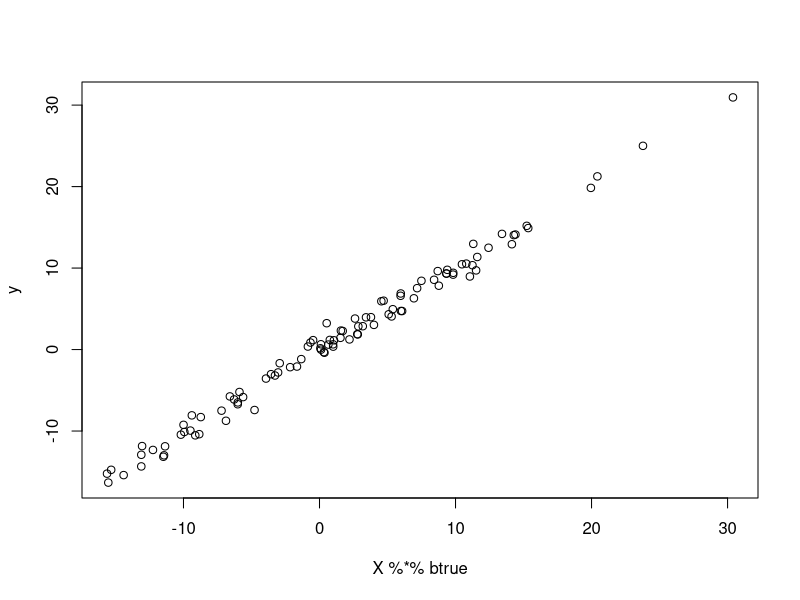
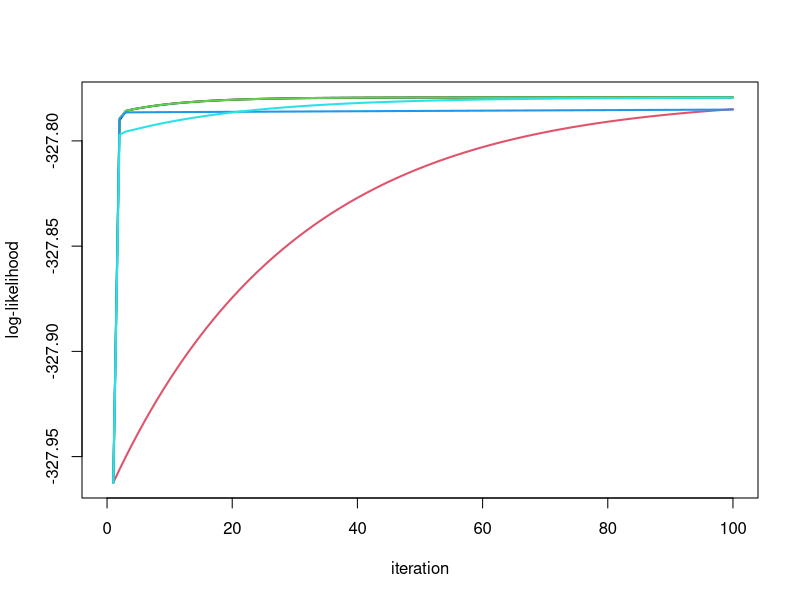
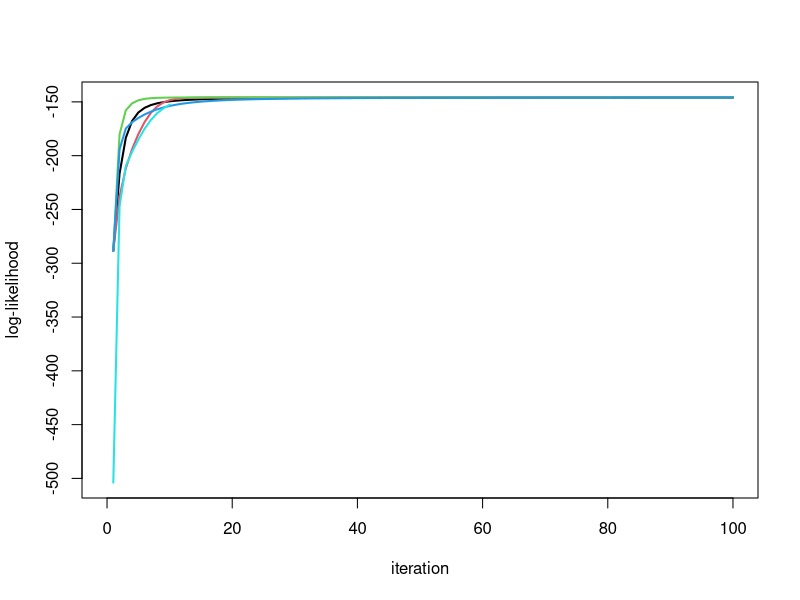
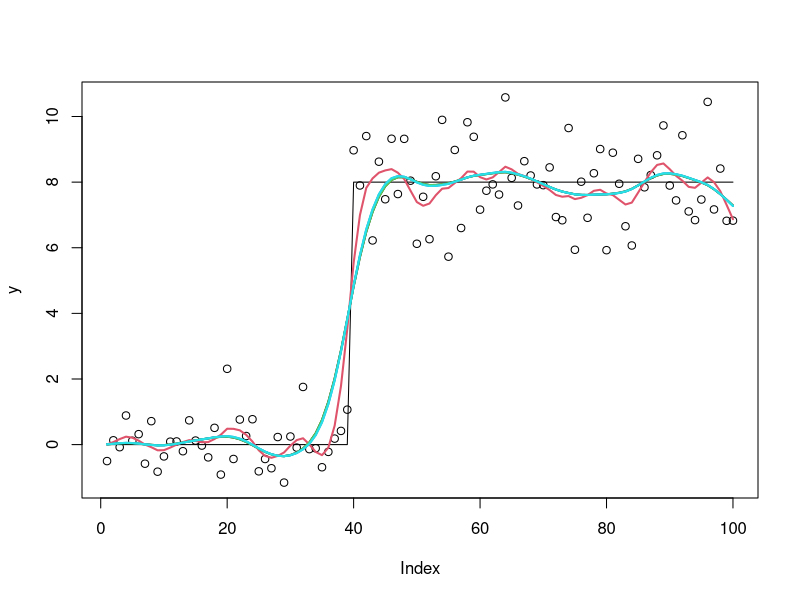
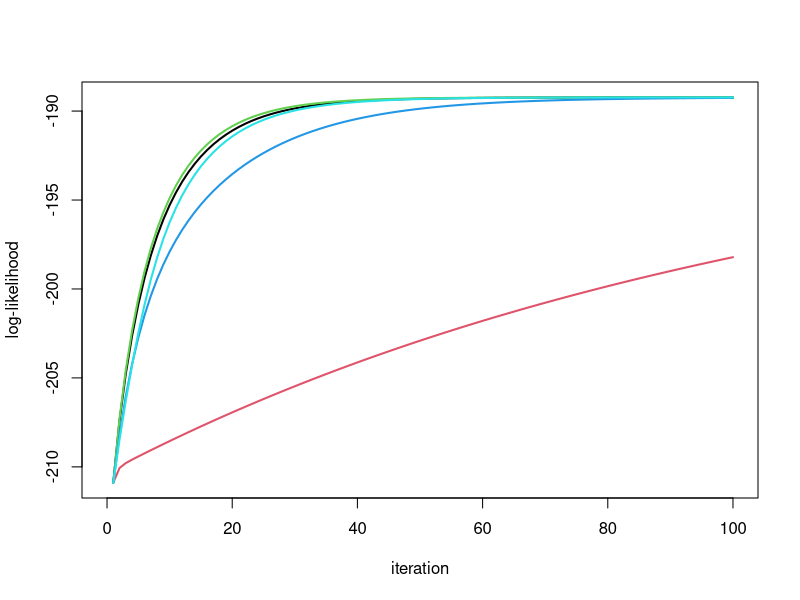
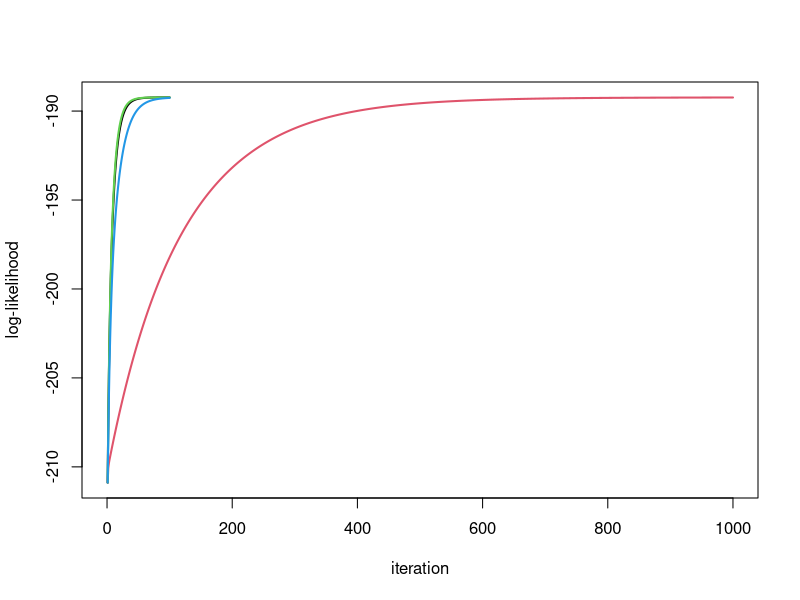
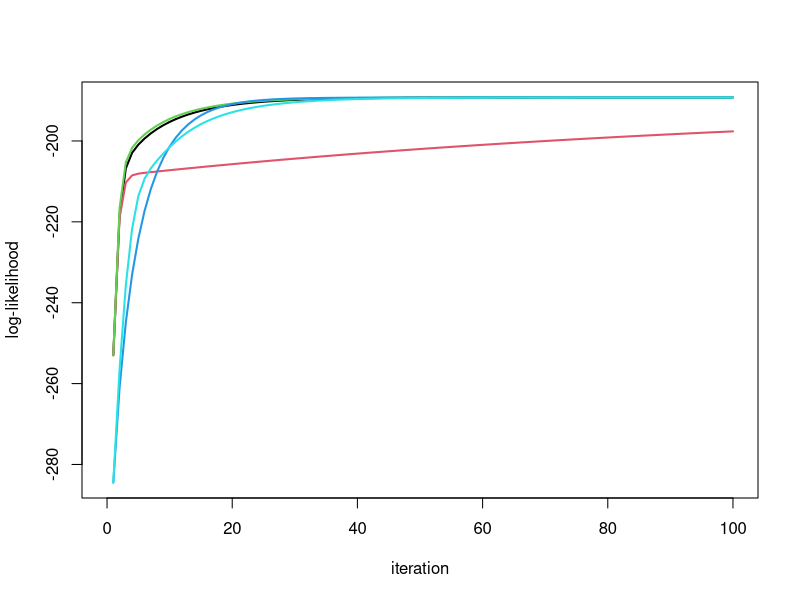
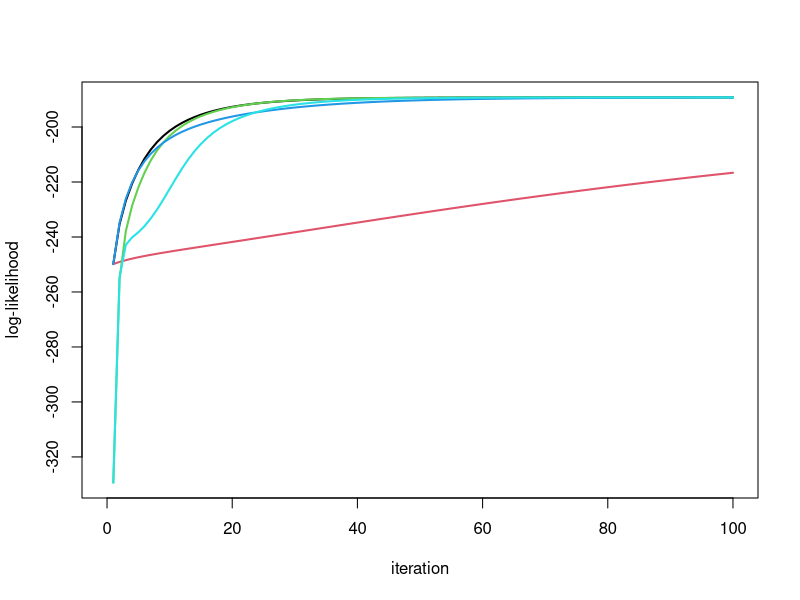

Source code (R) for these figures, in order:
## ---- chunk 1
ridge_em1 = function(y,X, s2,sb2, niter=10){
  XtX = t(X) %*% X
  Xty = t(X) %*% y
  yty = t(y) %*% y
  n = length(y)
  p = ncol(X)
  loglik = rep(0,niter)
  for(i in 1:niter){
    V = chol2inv(chol(XtX+ diag(s2/sb2,p))) 
    
    SigmaY = sb2 *(X %*% t(X)) + diag(s2,n)
    loglik[i] = mvtnorm::dmvnorm(as.vector(y),sigma = SigmaY,log=TRUE)
    
    Sigma1 = s2*V  # posterior variance of b
    mu1 = as.vector(V %*% Xty) # posterior mean of b
    
    s2 = as.vector((yty + sum(diag(XtX %*% (mu1 %*% t(mu1) + Sigma1)))- 2*sum(Xty*mu1))/n)
    sb2 = mean(mu1^2+diag(Sigma1))
   
  }
  return(list(s2=s2,sb2=sb2,loglik=loglik,postmean=mu1))
}
## ---- chunk 2

ridge_em2 = function(y,X, s2,sb2, niter=10){
  XtX = t(X) %*% X
  Xty = t(X) %*% y
  yty = t(y) %*% y
  n = length(y)
  p = ncol(X)
  loglik = rep(0,niter)
  for(i in 1:niter){
    V = chol2inv(chol(XtX+ diag(s2/sb2,p))) 
    
    SigmaY = sb2 *(X %*% t(X)) + diag(s2,n)
    loglik[i] = mvtnorm::dmvnorm(as.vector(y),sigma = SigmaY,log=TRUE)
    
    Sigma1 = (s2/sb2)*V  # posterior variance of b
    mu1 = (sqrt(sb2)/s2)*as.vector(Sigma1 %*% Xty) # posterior mean of b
    
    sb2 = (sum(mu1*Xty)/sum(diag(XtX %*% (mu1 %*% t(mu1) + Sigma1))))^2
    s2 = as.vector((yty + sb2*sum(diag(XtX %*% (mu1 %*% t(mu1) + Sigma1)))- 2*sqrt(sb2)*sum(Xty*mu1))/n)
  }
  return(list(s2=s2,sb2=sb2,loglik=loglik,postmean=mu1*sqrt(sb2)))
}
## ---- chunk 3
ridge_em3 = function(y,X, s2, sb2, l2, niter=10){
  XtX = t(X) %*% X
  Xty = t(X) %*% y
  yty = t(y) %*% y
  n = length(y)
  p = ncol(X)
  loglik = rep(0,niter)
  for(i in 1:niter){
    V = chol2inv(chol(XtX+ diag(s2/(sb2*l2),p))) 
    
    SigmaY = l2*sb2 *(X %*% t(X)) + diag(s2,n)
    loglik[i] = mvtnorm::dmvnorm(as.vector(y),sigma = SigmaY,log=TRUE)
    
    Sigma1 = (s2/sb2)*V  # posterior variance of b
    mu1 = (1/sqrt(sb2))*as.vector(V %*% Xty) # posterior mean of b
    
   
    sb2 = (sum(mu1*Xty)/sum(diag(XtX %*% (mu1 %*% t(mu1) + Sigma1))))^2
    s2 = as.vector((yty + sb2*sum(diag(XtX %*% (mu1 %*% t(mu1) + Sigma1)))- 2*sqrt(sb2)*sum(Xty*mu1))/n)
     
    l2 = mean(mu1^2+diag(Sigma1))
   
  }
  return(list(s2=s2,sb2=sb2,l2=l2,loglik=loglik,postmean=mu1*sqrt(sb2)))
}
## ---- chunk 4
dot = function(x,y){sum(x*y)}

ridge_em4 = function(y, X, s2, sb2,  niter=10){
  XtX = t(X) %*% X
  Xty = t(X) %*% y
  yty = t(y) %*% y
  n = length(y)
  p = ncol(X)
  loglik = rep(0,niter)
  for(i in 1:niter){
    
    SigmaY = s2*sb2 *(X %*% t(X)) + diag(s2,n)
    loglik[i] = mvtnorm::dmvnorm(as.vector(y),sigma = SigmaY,log=TRUE)
    
    Sigma1 = chol2inv(chol(XtX + diag(1/sb2,p)))  # posterior variance of b
    mu1 = (1/sqrt(s2))*as.vector(Sigma1 %*% Xty) # posterior mean of b
    
    sb2 = mean(mu1^2+diag(Sigma1))
    yhat = X %*% mu1
    
    s2 = drop((0.5/n)* (sqrt(dot(y,yhat)^2 + 4*n*yty) - dot(y,yhat)))^2
   
  }
  return(list(s2=s2,sb2=sb2,loglik=loglik,postmean=mu1*sqrt(s2)))
}
## ---- chunk 5
ridge_em5 = function(y,X, s2, sb2, l2, niter=10){
  XtX = t(X) %*% X
  Xty = t(X) %*% y
  yty = t(y) %*% y
  n = length(y)
  p = ncol(X)
  loglik = rep(0,niter)
  for(i in 1:niter){
    
    SigmaY = l2* s2* sb2 *(X %*% t(X)) + diag(s2,n)
    loglik[i] = mvtnorm::dmvnorm(as.vector(y),sigma = SigmaY,log=TRUE)
    
    #V = chol2inv(chol(XtX+ diag(s2/(sb2*l2),p))) 
    
    Sigma1 = chol2inv(chol((sb2/s2) * XtX + diag(1/(s2*l2),p) ))  # posterior variance of b
    mu1 = (sqrt(sb2)/s2)*as.vector(Sigma1 %*% Xty) # posterior mean of b
    
   
    sb2 = (sum(mu1*Xty)/sum(diag(XtX %*% (mu1 %*% t(mu1) + Sigma1))))^2  #same as em3
    
    s2 = as.vector((sum((mu1^2+diag(Sigma1))/l2)+ yty + sb2*sum(diag(XtX %*% (mu1 %*% t(mu1) + Sigma1)))- 2*sqrt(sb2)*sum(Xty*mu1))/(n+p))  
    # as in em3 but adds sum(mu1^2/l2) to numerator and p to demoninator
     
    l2 = mean(mu1^2+diag(Sigma1))/s2 #as in em3 but divided by s2
   
  }
  return(list(s2=s2,sb2=sb2,l2=l2,loglik=loglik,postmean=mu1*sqrt(sb2)))
}
## ---- chunk 6
set.seed(100)
sd = 1
n = 100
p = n
X = matrix(rnorm(n*p),ncol=n)
btrue = rnorm(n)
y = X %*% btrue + sd*rnorm(n)

plot(X %*% btrue, y)
## ---- chunk 7
y.em1 = ridge_em1(y,X,1,1,100)
y.em2 = ridge_em2(y,X,1,1,100)
y.em3 = ridge_em3(y,X,1,1,1,100)
y.em4 = ridge_em4(y,X,1,1,100)
y.em5 = ridge_em5(y,X,1,1,1,100)


plot_loglik = function(res){
  maxloglik = max(res[[1]]$loglik)
  minloglik = min(res[[1]]$loglik)
  maxlen =length(res[[1]]$loglik)
  for(i in 2:length(res)){
    maxloglik = max(c(maxloglik,res[[i]]$loglik))
    minloglik = min(c(minloglik,res[[i]]$loglik))
    maxlen= max(maxlen, length(res[[i]]$loglik))
  }
  
  
  plot(res[[1]]$loglik,type="n",ylim=c(minloglik,maxloglik),xlim=c(0,maxlen),ylab="log-likelihood",
       xlab="iteration")
  for(i in 1:length(res)){
    lines(res[[i]]$loglik,col=i,lwd=2)
  }

}
res = list(y.em1,y.em2,y.em3,y.em4,y.em5)
plot_loglik(res)
## ---- chunk 8
btrue = rep(0,n)
y = X %*% btrue + sd*rnorm(n)

y.em1 = ridge_em1(y,X,1,1,100)
y.em2 = ridge_em2(y,X,1,1,100)
y.em3 = ridge_em3(y,X,1,1,1,100)
y.em4 = ridge_em4(y,X,1,1,100)
y.em5 = ridge_em5(y,X,1,1,100)

plot_loglik(list(y.em1,y.em2,y.em3,y.em4,y.em5))
## ---- chunk 9
set.seed(100)
sd = 1
n = 100
p = n
X = matrix(0,nrow=n,ncol=n)
for(i in 1:n){
  X[i:n,i] = 1:(n-i+1)
}
btrue = rep(0,n)
btrue[40] = 8
btrue[41] = -8
y = X %*% btrue + sd*rnorm(n)

plot(y)
lines(X %*% btrue)

y.em1 = ridge_em1(y,X,1,1,100)
lines(X %*% y.em1$postmean,col=1,lwd=2)

y.em2 = ridge_em2(y,X,1,1,100)
lines(X %*% y.em2$postmean,col=2,lwd=2)

y.em3 = ridge_em3(y,X,1,1,1,100)
lines(X %*% y.em3$postmean,col=3,lwd=2)

y.em4 = ridge_em4(y,X,1,1,100)
lines(X %*% y.em4$postmean,col=4,lwd=2)

y.em5 = ridge_em5(y,X,1,1,1,100)
lines(X %*% y.em4$postmean,col=5,lwd=2)


## ---- chunk 10
plot_loglik(list(y.em1,y.em2,y.em3,y.em4,y.em5))
## ---- chunk 11
y.em2 = ridge_em2(y,X,1,1,1000)
plot_loglik(list(y.em1,y.em2,y.em3,y.em4))

y.em1$sb2
y.em2$sb2
y.em3$sb2 * y.em3$l2
y.em4$sb2 * y.em4$s2
y.em5$sb2 * y.em5$l2 * y.em5$s2

y.em1$s2
y.em2$s2
y.em3$s2
y.em4$s2
y.em5$s2
## ---- chunk 12
y.em1 = ridge_em1(y,X,10,1,100)
y.em2 = ridge_em2(y,X,10,1,100)
y.em3 = ridge_em3(y,X,10,1,1,100)
y.em4 = ridge_em4(y,X,10,1,100)
y.em5 = ridge_em5(y,X,10,1,1,100)
plot_loglik(list(y.em1,y.em2,y.em3,y.em4,y.em5))
## ---- chunk 13
y.em1 = ridge_em1(y,X,1,10,100)
y.em2 = ridge_em2(y,X,1,10,100)
y.em3 = ridge_em3(y,X,1,10,10,100)
y.em4 = ridge_em4(y,X,1,10,100)
y.em5 = ridge_em5(y,X,1,10,10,100)
plot_loglik(list(y.em1,y.em2,y.em3,y.em4,y.em5))
## ---- chunk 14
y.em1 = ridge_em1(y,X,.1,10,100)
y.em2 = ridge_em2(y,X,.1,10,100)
y.em3 = ridge_em3(y,X,.1,10,10,100)
y.em4 = ridge_em4(y,X,.1,10,100)
y.em5 = ridge_em5(y,X,.1,10,10,100)
plot_loglik(list(y.em1,y.em2,y.em3,y.em4,y.em5))
y.em4$s2
y.em1$s2
## ---- chunk 15
sd = 1
n = 100
p = n
X = matrix(0,nrow=n,ncol=n)
for(i in 1:n){
  X[i:n,i] = 1:(n-i+1)
}
btrue = rep(0,n)

y = X %*% btrue + sd*rnorm(n)

plot(y)
lines(X %*% btrue)

y.em1 = ridge_em1(y,X,1,1,100)
lines(X %*% y.em1$postmean,col=1,lwd=2)

y.em2 = ridge_em2(y,X,1,1,100)
lines(X %*% y.em2$postmean,col=2,lwd=2)

y.em3 = ridge_em3(y,X,1,1,1,100)
lines(X %*% y.em3$postmean,col=3,lwd=2)

y.em4 = ridge_em4(y,X,1,1,100)
lines(X %*% y.em4$postmean,col=4,lwd=2)

y.em5 = ridge_em5(y,X,1,1,1,100)
lines(X %*% y.em5$postmean,col=5,lwd=2)

## ---- chunk 16
plot_loglik(list(y.em1,y.em2,y.em3,y.em4,y.em5))
## ---- chunk 17
y.em3b = ridge_em3(y,X,1,1,100,100)
y.em5b = ridge_em5(y,X,1,1,100,100)

plot_loglik(list(y.em1,y.em2,y.em3b,y.em4,y.em5b))
